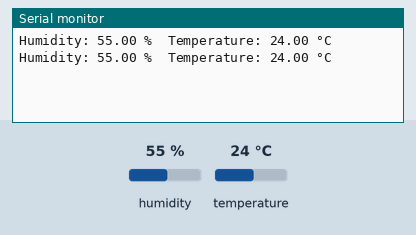
Bench run of a sketch on a simulated Arduino Uno, built with avr-gcc and run on an emulated ATmega328P. On the bench: the last lines printed to the serial monitor. The inputs (shaded band) are chosen by the test bench; at power-on: humidity 55 %, temperature 24 °C.

Above: at 4.8 s.
4.9 s: humidity set to 22 %
At 7.2 s:
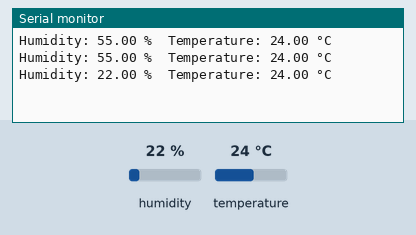
7.9 s: temperature set to 12 °C
At 9.0 s:
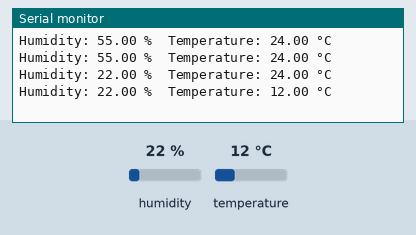
10.9 s: humidity set to 40 %
At 12.5 s:
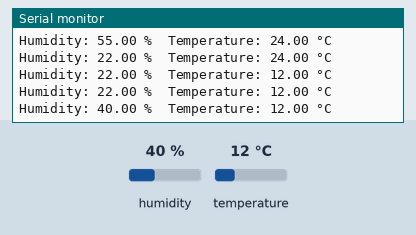
Timing chart, 0 to 14.0 s (numbered marks = the images above; inputs shaded):
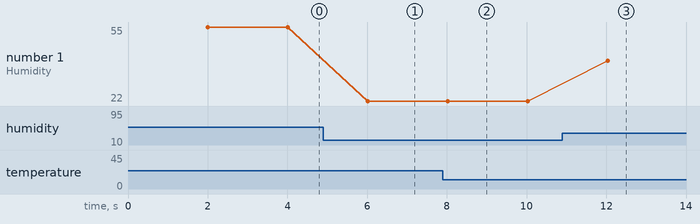

Measured:
- after the input at 4.9 s, the serial monitor: prints a new line after 1.1 s (image 1)
- after the input at 7.9 s, the serial monitor: prints a new line after 0.12 s (image 2)
- after the input at 10.9 s, the serial monitor: prints a new line after 1.1 s (image 3)
- plotted number 1: 55 → 22 after the input at 4.9 s, 22 → 40 after the input at 10.9 s

The sketch:

DHTtester.ino
```cpp
#include <DHT.h>

// Define the pin where the DHT22 is connected
#define DHTPIN 4      // GPIO4 (Change this to the appropriate pin)

// Define the type of sensor used
#define DHTTYPE DHT22   // DHT22 or DHT11

// Create an instance of the DHT class
DHT dht(DHTPIN, DHTTYPE);

void setup() {
  // Start serial communication
  Serial.begin(115200);

  // Initialize the DHT sensor
  dht.begin();
}

void loop() {
  // Wait a few seconds between measurements
  delay(2000);

  // Read humidity
  float humidity = dht.readHumidity();

  // Read temperature in Celsius
  float temperature = dht.readTemperature();

  // Print the results to the Serial Monitor
  Serial.print("Humidity: ");
  Serial.print(humidity);
  Serial.print(" %\t");
  Serial.print("Temperature: ");
  Serial.print(temperature);
  Serial.println(" °C");
}
```
